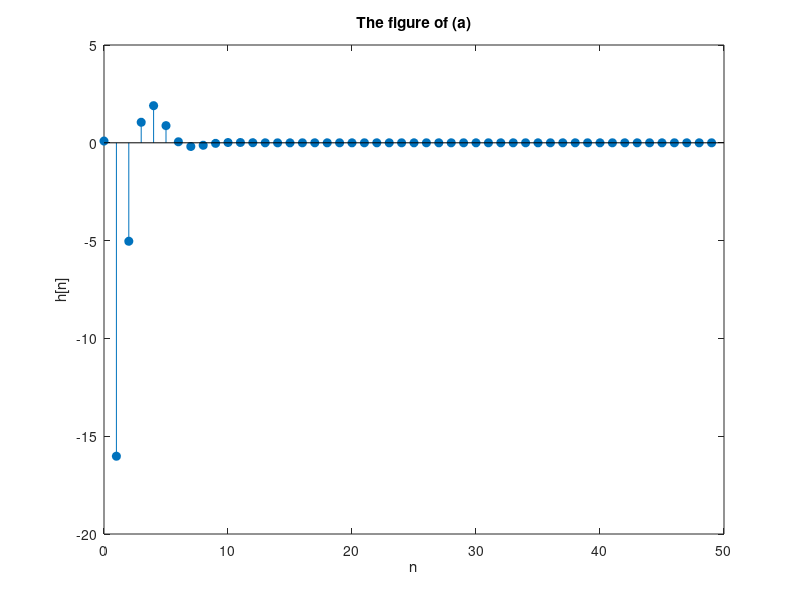
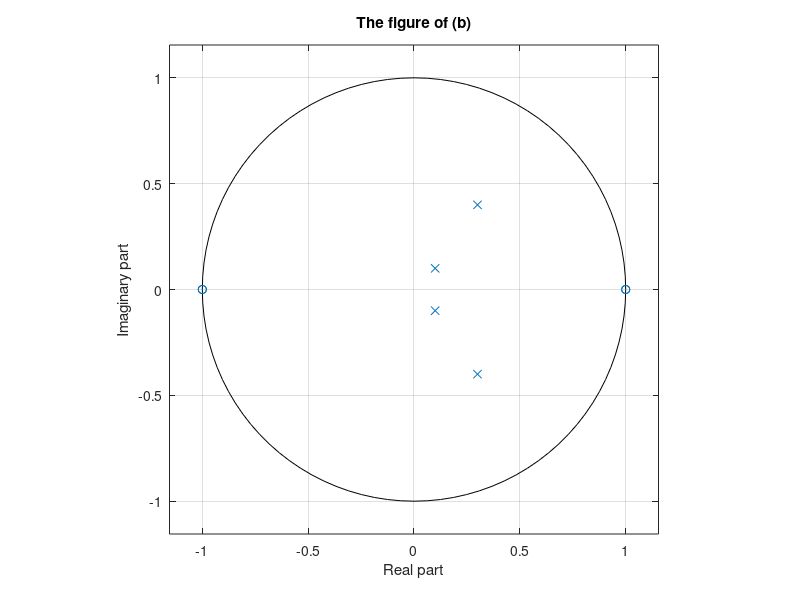
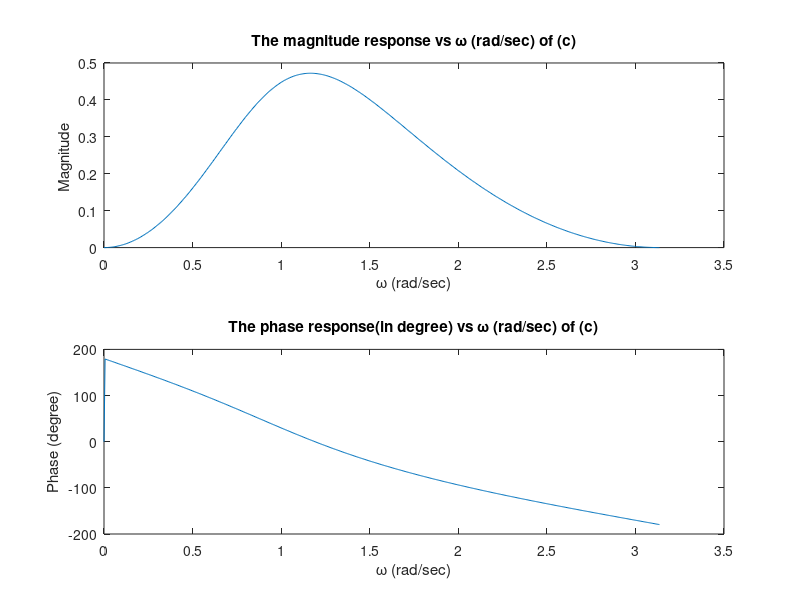
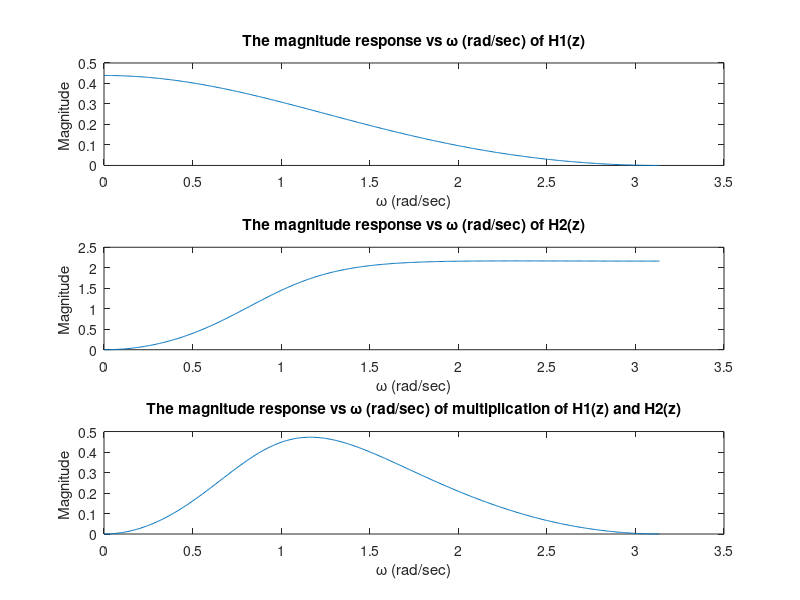

Recreate these plots in MATLAB, in order.
clear;
clc;
% Part (a)
z=[1; 1; -1; -1];
p=[0.3 + 0.4j, 0.3-0.4j, 0.1+0.1j, 0.1-0.1j];
k=0.09;
[b,a] = zp2tf(z,p,k);
[r, P, K] = residuez(b,a);
n= 0:49;
delta= zeros(1,50);
delta(1,1)= K;
hn= real(r(1)*p(1).^n + r(2)*p(2).^n + r(3)*p(3).^n + r(4)*p(4).^n + delta) ;
figure(1);
stem(n, hn,'filled');
xlabel('n');
ylabel('h[n]');
title('The figure of (a)');

figure(1);

sos=zp2sos(z,p,k);

% Part (b)
figure(2);
zplane(b,a);
xlabel('Real part');
ylabel('Imaginary part');
title('The figure of (b)');

%part (c)
figure(3);
[H, w] = freqz(b,a);
subplot(2,1,1),plot(w,abs(H));
xlabel('\omega (rad/sec)');
ylabel('Magnitude ');
title('The magnitude response vs \omega (rad/sec) of (c)');

subplot(2,1,2),plot(w,rad2deg(unwrap(atan2(imag(H),real(H)))));
xlabel('\omega (rad/sec)');
ylabel('Phase (degree)');
title('The phase response(in degree) vs \omega (rad/sec) of (c)');

%part (e)
b1 = sos(1,1:3);
a1 = sos(1,4:6);
b2 = sos(2,1:3);
a2 = sos(2,4:6);
figure(4);
[H1, w1] = freqz(b1,a1);
[H2, w2] = freqz(b2,a2);
subplot(3,1,1),plot(w1,abs(H1));
xlabel('\omega (rad/sec)');
ylabel('Magnitude ');
title('The magnitude response vs \omega (rad/sec) of H1(z)');
subplot(3,1,2),plot(w2,abs(H2));
xlabel('\omega (rad/sec)');
ylabel('Magnitude ');
title('The magnitude response vs \omega (rad/sec) of H2(z)');
subplot(3,1,3),plot(w,abs(H1).*abs(H2));
xlabel('\omega (rad/sec)');
ylabel('Magnitude ');
title('The magnitude response vs \omega (rad/sec) of multiplication of H1(z) and H2(z)');

%part (f)
X=1;
[b,a] = zp2tf(z,p,X*k);
[y,n] = impz(b,a,50);
figure(5);
stem(n,y,'fill');
xlabel('n');
ylabel('y[n]');
title('The figure of (f)');


